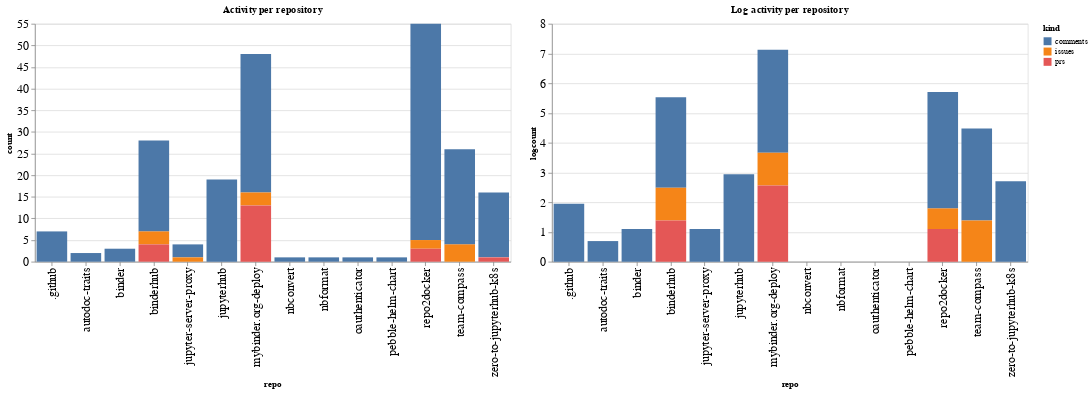

Here is the notebook cell this chart was saved with:
### Code cell
ch1 = alt.Chart(repo_summaries, width=600, title="Activity per repository").mark_bar().encode(
    x='repo',
    y='count',
    color='kind',
    tooltip="kind"
)

ch2 = alt.Chart(repo_summaries, width=600, title="Log activity per repository").mark_bar().encode(
    x='repo',
    y='logcount',
    color='kind',
    tooltip="kind"
)

ch1 | ch2

### Figure 1 — Vega-Lite specification as saved in the notebook (floating-point values rounded to 4 significant figures)
{"config": {"axisLeft": {"labelFontSize": 15}, "axisBottom": {"labelFontSize": 15}}, "hconcat": [{"mark": "bar", "encoding": {"color": {"type": "nominal", "field": "kind"}, "tooltip": {"type": "nominal", "field": "kind"}, "x": {"type": "nominal", "field": "repo"}, "y": {"type": "quantitative", "field": "count"}}, "title": "Activity per repository", "width": 600}, {"mark": "bar", "encoding": {"color": {"type": "nominal", "field": "kind"}, "tooltip": {"type": "nominal", "field": "kind"}, "x": {"type": "nominal", "field": "repo"}, "y": {"type": "quantitative", "field": "logcount"}}, "title": "Log activity per repository", "width": 600}], "data": {"name": "data-3c3af7d180765d17fe6643f188d469f8"}, "$schema": "https://vega.github.io/schema/vega-lite/v4.8.1.json", "datasets": {"data-3c3af7d180765d17fe6643f188d469f8": [{"repo": ".github", "kind": "comments", "count": 7, "logcount": 1.946}, {"repo": "autodoc-traits", "kind": "comments", "count": 2, "logcount": 0.6931}, {"repo": "binder", "kind": "comments", "count": 3, "logcount": 1.099}, {"repo": "binderhub", "kind": "comments", "count": 21, "logcount": 3.045}, {"repo": "binderhub", "kind": "issues", "count": 3, "logcount": 1.099}, {"repo": "binderhub", "kind": "prs", "count": 4, "logcount": 1.386}, {"repo": "jupyter-server-proxy", "kind": "comments", "count": 3, "logcount": 1.099}, {"repo": "jupyter-server-proxy", "kind": "issues", "count": 1, "logcount": 0.0}, {"repo": "jupyterhub", "kind": "comments", "count": 19, "logcount": 2.944}, {"repo": "mybinder.org-deploy", "kind": "comments", "count": 32, "logcount": 3.466}, {"repo": "mybinder.org-deploy", "kind": "issues", "count": 3, "logcount": 1.099}, {"repo": "mybinder.org-deploy", "kind": "prs", "count": 13, "logcount": 2.565}, {"repo": "nbconvert", "kind": "comments", "count": 1, "logcount": 0.0}, {"repo": "nbformat", "kind": "comments", "count": 1, "logcount": 0.0}, {"repo": "oauthenticator", "kind": "comments", "count": 1, "logcount": 0.0}, {"repo": "pebble-helm-chart", "kind": "comments", "count": 1, "logcount": 0.0}, {"repo": "repo2docker", "kind": "comments", "count": 50, "logcount": 3.912}, {"repo": "repo2docker", "kind": "issues", "count": 2, "logcount": 0.6931}, {"repo": "repo2docker", "kind": "prs", "count": 3, "logcount": 1.099}, {"repo": "team-compass", "kind": "comments", "count": 22, "logcount": 3.091}, {"repo": "team-compass", "kind": "issues", "count": 4, "logcount": 1.386}, {"repo": "zero-to-jupyterhub-k8s", "kind": "comments", "count": 15, "logcount": 2.708}, {"repo": "zero-to-jupyterhub-k8s", "kind": "prs", "count": 1, "logcount": 0.0}]}}
